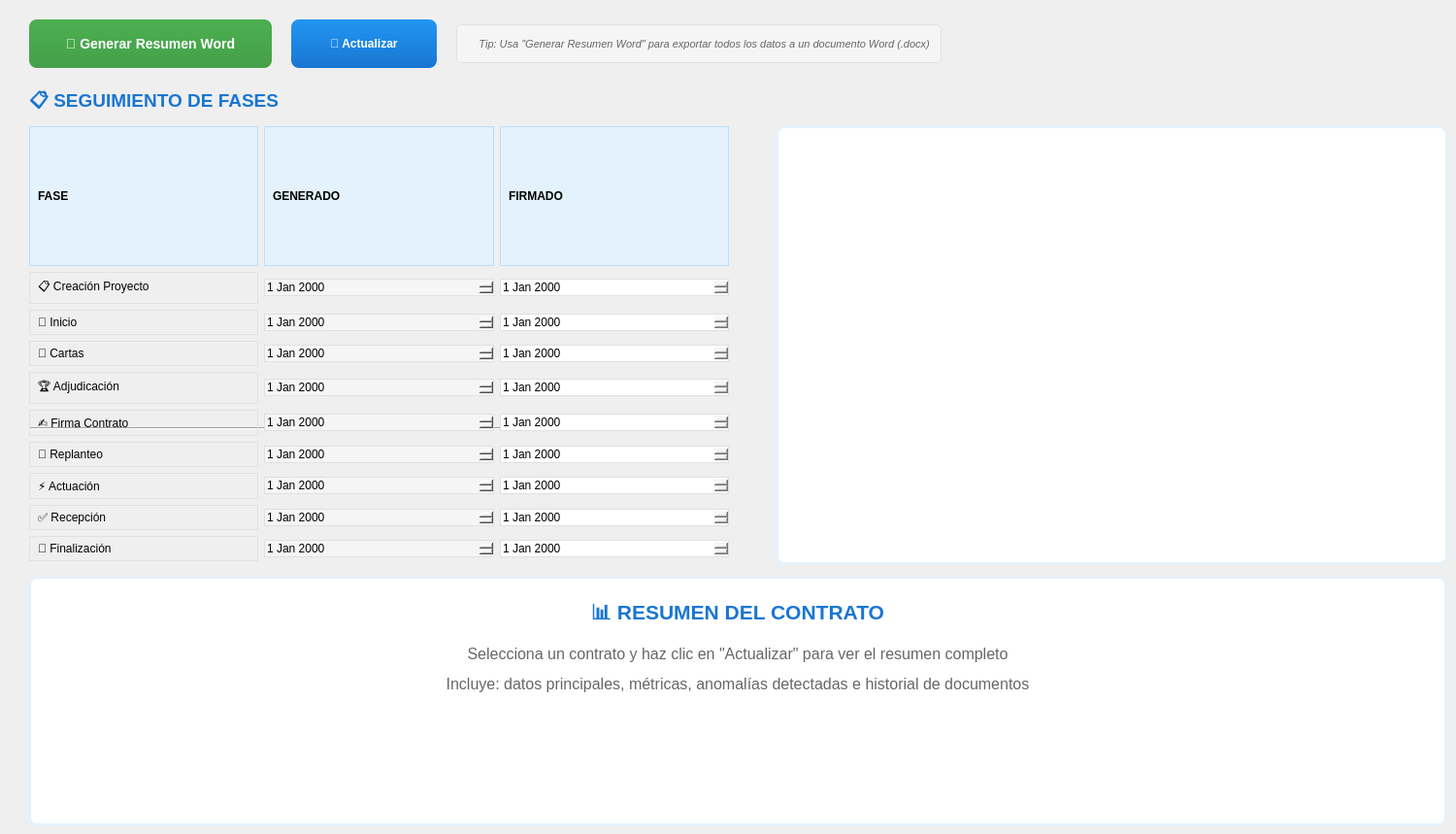
    <widget class="QWidget" name="Resumen">
     <attribute name="title">
      <string>Resumen</string>
     </attribute>
     <widget class="QPushButton" name="btn_generar_fichero_resumen">
      <property name="geometry">
       <rect>
        <x>30</x>
        <y>20</y>
        <width>250</width>
        <height>50</height>
       </rect>
      </property>
      <property name="toolTip">
       <string>Genera un documento Word (.docx) con el resumen completo del contrato, anomalías detectadas e historial de documentos</string>
      </property>
      <property name="styleSheet">
       <string>QPushButton {
    background: qlineargradient(x1:0, y1:0, x2:0, y2:1, stop:0 #4CAF50, stop:1 #45A049);
    color: white;
    border: none;
    padding: 12px;
    border-radius: 8px;
    font-weight: bold;
    font-size: 14px;
}
QPushButton:hover {
    background: qlineargradient(x1:0, y1:0, x2:0, y2:1, stop:0 #45A049, stop:1 #3E8E41);
}
QPushButton:pressed {
    background: qlineargradient(x1:0, y1:0, x2:0, y2:1, stop:0 #3E8E41, stop:1 #357A37);
}</string>
      </property>
      <property name="text">
       <string>📄 Generar Resumen Word</string>
      </property>
     </widget>
     <widget class="QPushButton" name="btn_actualizar_resumen">
      <property name="geometry">
       <rect>
        <x>300</x>
        <y>20</y>
        <width>150</width>
        <height>50</height>
       </rect>
      </property>
      <property name="toolTip">
       <string>Actualiza la visualización del resumen con los datos más recientes</string>
      </property>
      <property name="styleSheet">
       <string>QPushButton {
    background: qlineargradient(x1:0, y1:0, x2:0, y2:1, stop:0 #2196F3, stop:1 #1976D2);
    color: white;
    border: none;
    padding: 12px;
    border-radius: 8px;
    font-weight: bold;
    font-size: 12px;
}
QPushButton:hover {
    background: qlineargradient(x1:0, y1:0, x2:0, y2:1, stop:0 #1976D2, stop:1 #1565C0);
}
QPushButton:pressed {
    background: qlineargradient(x1:0, y1:0, x2:0, y2:1, stop:0 #1565C0, stop:1 #0D47A1);
}</string>
      </property>
      <property name="text">
       <string>🔄 Actualizar</string>
      </property>
     </widget>
     <widget class="QLabel" name="label_titulo_fases">
      <property name="geometry">
       <rect>
        <x>30</x>
        <y>90</y>
        <width>300</width>
        <height>30</height>
       </rect>
      </property>
      <property name="styleSheet">
       <string>font-weight: bold; font-size: 14pt; color: #1976D2;</string>
      </property>
      <property name="text">
       <string>📋 SEGUIMIENTO DE FASES</string>
      </property>
     </widget>
     <widget class="QGraphicsView" name="cronograma_fases_timeline">
      <property name="geometry">
       <rect>
        <x>800</x>
        <y>130</y>
        <width>691</width>
        <height>451</height>
       </rect>
      </property>
      <property name="toolTip">
       <string>Cronograma visual del estado de las fases del proyecto</string>
      </property>
      <property name="styleSheet">
       <string>QGraphicsView {
    background-color: white;
    border: 2px solid #E3F2FD;
    border-radius: 8px;
}
QGraphicsView:focus {
    border-color: #2196F3;
}</string>
      </property>
      <property name="frameShape">
       <enum>QFrame::StyledPanel</enum>
      </property>
      <property name="frameShadow">
       <enum>QFrame::Sunken</enum>
      </property>
      <property name="verticalScrollBarPolicy">
       <enum>Qt::ScrollBarAsNeeded</enum>
      </property>
      <property name="horizontalScrollBarPolicy">
       <enum>Qt::ScrollBarAlwaysOff</enum>
      </property>
      <property name="renderHints">
       <set>QPainter::Antialiasing|QPainter::HighQualityAntialiasing|QPainter::SmoothPixmapTransform|QPainter::TextAntialiasing</set>
      </property>
     </widget>
     <widget class="QFrame" name="separador_fases">
      <property name="geometry">
       <rect>
        <x>30</x>
        <y>440</y>
        <width>540</width>
        <height>2</height>
       </rect>
      </property>
      <property name="frameShape">
       <enum>QFrame::HLine</enum>
      </property>
      <property name="frameShadow">
       <enum>QFrame::Sunken</enum>
      </property>
     </widget>
     <widget class="QTextEdit" name="texto_visualizacion_resumen">
      <property name="geometry">
       <rect>
        <x>30</x>
        <y>594</y>
        <width>1460</width>
        <height>256</height>
       </rect>
      </property>
      <property name="toolTip">
       <string>Área de visualización del resumen completo del contrato seleccionado</string>
      </property>
      <property name="styleSheet">
       <string>QTextEdit {
    background-color: white;
    border: 2px solid #E3F2FD;
    border-radius: 8px;
    padding: 15px;
    font-family: Arial, sans-serif;
    font-size: 12px;
    selection-background-color: #BBDEFB;
}
QTextEdit:focus {
    border-color: #2196F3;
}</string>
      </property>
      <property name="readOnly">
       <bool>true</bool>
      </property>
      <property name="html">
       <string>&lt;!DOCTYPE HTML PUBLIC &quot;-//W3C//DTD HTML 4.0//EN&quot; &quot;http://www.w3.org/TR/REC-html40/strict.dtd&quot;&gt;
&lt;html&gt;&lt;head&gt;&lt;meta name=&quot;qrichtext&quot; content=&quot;1&quot; /&gt;&lt;style type=&quot;text/css&quot;&gt;
p, li { white-space: pre-wrap; }
&lt;/style&gt;&lt;/head&gt;&lt;body style=&quot; font-family:'Arial,sans-serif'; font-size:12px; font-weight:400; font-style:normal;&quot;&gt;
&lt;p align=&quot;center&quot; style=&quot; margin-top:12px; margin-bottom:12px; margin-left:0px; margin-right:0px; -qt-block-indent:0; text-indent:0px;&quot;&gt;&lt;span style=&quot; font-family:'Arial'; font-size:16pt; font-weight:600; color:#1976d2;&quot;&gt;📊 RESUMEN DEL CONTRATO&lt;/span&gt;&lt;/p&gt;
&lt;p align=&quot;center&quot; style=&quot; margin-top:12px; margin-bottom:12px; margin-left:0px; margin-right:0px; -qt-block-indent:0; text-indent:0px;&quot;&gt;&lt;span style=&quot; font-family:'Arial'; font-size:12pt; color:#666666;&quot;&gt;Selecciona un contrato y haz clic en &amp;quot;Actualizar&amp;quot; para ver el resumen completo&lt;/span&gt;&lt;/p&gt;
&lt;p align=&quot;center&quot; style=&quot; margin-top:12px; margin-bottom:12px; margin-left:0px; margin-right:0px; -qt-block-indent:0; text-indent:0px;&quot;&gt;&lt;span style=&quot; font-family:'Arial'; font-size:12pt; color:#666666;&quot;&gt;Incluye: datos principales, métricas, anomalías detectadas e historial de documentos&lt;/span&gt;&lt;/p&gt;&lt;/body&gt;&lt;/html&gt;</string>
      </property>
     </widget>
     <widget class="QLabel" name="label_estado_resumen">
      <property name="geometry">
       <rect>
        <x>470</x>
        <y>25</y>
        <width>500</width>
        <height>40</height>
       </rect>
      </property>
      <property name="styleSheet">
       <string>QLabel {
    color: #666666;
    font-size: 11px;
    font-style: italic;
    padding: 8px;
    background-color: #F5F5F5;
    border-radius: 5px;
    border: 1px solid #E0E0E0;
}</string>
      </property>
      <property name="text">
       <string>💡 Tip: Usa &quot;Generar Resumen Word&quot; para exportar todos los datos a un documento Word (.docx)</string>
      </property>
      <property name="alignment">
       <set>Qt::AlignCenter</set>
      </property>
      <property name="wordWrap">
       <bool>true</bool>
      </property>
     </widget>
     <widget class="QWidget" name="layoutWidget">
      <property name="geometry">
       <rect>
        <x>30</x>
        <y>130</y>
        <width>721</width>
        <height>448</height>
       </rect>
      </property>
      <layout class="QGridLayout" name="gridLayout_2">
       <item row="0" column="0">
        <widget class="QLabel" name="label_header_fase">
         <property name="styleSheet">
          <string>background: #E3F2FD; font-weight: bold; padding: 5px; border: 1px solid #BBDEFB; text-align: center;</string>
         </property>
         <property name="text">
          <string>FASE</string>
         </property>
        </widget>
       </item>
       <item row="0" column="1">
        <widget class="QLabel" name="label_header_generado">
         <property name="styleSheet">
          <string>background: #E3F2FD; font-weight: bold; padding: 5px; border: 1px solid #BBDEFB; text-align: center;</string>
         </property>
         <property name="text">
          <string>GENERADO</string>
         </property>
        </widget>
       </item>
       <item row="0" column="2">
        <widget class="QLabel" name="label_header_firmado">
         <property name="styleSheet">
          <string>background: #E3F2FD; font-weight: bold; padding: 5px; border: 1px solid #BBDEFB; text-align: center;</string>
         </property>
         <property name="text">
          <string>FIRMADO</string>
         </property>
        </widget>
       </item>
       <item row="1" column="0">
        <widget class="QLabel" name="label_fase_creacion">
         <property name="styleSheet">
          <string>padding: 5px; border: 1px solid #E0E0E0;</string>
         </property>
         <property name="text">
          <string>📋 Creación Proyecto</string>
         </property>
        </widget>
       </item>
       <item row="1" column="1">
        <widget class="QDateEdit" name="dateEdit_gen_creacion">
         <property name="styleSheet">
          <string>background: #F5F5F5; border: 1px solid #E0E0E0;</string>
         </property>
         <property name="readOnly">
          <bool>true</bool>
         </property>
        </widget>
       </item>
       <item row="1" column="2">
        <widget class="QDateEdit" name="dateEdit_fir_creacion">
         <property name="styleSheet">
          <string>border: 1px solid #E0E0E0;</string>
         </property>
        </widget>
       </item>
       <item row="2" column="0">
        <widget class="QLabel" name="label_fase_inicio">
         <property name="styleSheet">
          <string>padding: 5px; border: 1px solid #E0E0E0;</string>
         </property>
         <property name="text">
          <string>🚀 Inicio</string>
         </property>
        </widget>
       </item>
       <item row="2" column="1">
        <widget class="QDateEdit" name="dateEdit_gen_inicio">
         <property name="styleSheet">
          <string>background: #F5F5F5; border: 1px solid #E0E0E0;</string>
         </property>
         <property name="readOnly">
          <bool>true</bool>
         </property>
        </widget>
       </item>
       <item row="2" column="2">
        <widget class="QDateEdit" name="dateEdit_fir_inicio">
         <property name="styleSheet">
          <string>border: 1px solid #E0E0E0;</string>
         </property>
        </widget>
       </item>
       <item row="3" column="0">
        <widget class="QLabel" name="label_fase_cartas">
         <property name="styleSheet">
          <string>padding: 5px; border: 1px solid #E0E0E0;</string>
         </property>
         <property name="text">
          <string>📧 Cartas</string>
         </property>
        </widget>
       </item>
       <item row="3" column="1">
        <widget class="QDateEdit" name="dateEdit_gen_cartas">
         <property name="styleSheet">
          <string>background: #F5F5F5; border: 1px solid #E0E0E0;</string>
         </property>
         <property name="readOnly">
          <bool>true</bool>
         </property>
        </widget>
       </item>
       <item row="3" column="2">
        <widget class="QDateEdit" name="dateEdit_fir_cartas">
         <property name="styleSheet">
          <string>border: 1px solid #E0E0E0;</string>
         </property>
        </widget>
       </item>
       <item row="4" column="0">
        <widget class="QLabel" name="label_fase_adjudicacion">
         <property name="styleSheet">
          <string>padding: 5px; border: 1px solid #E0E0E0;</string>
         </property>
         <property name="text">
          <string>🏆 Adjudicación</string>
         </property>
        </widget>
       </item>
       <item row="4" column="1">
        <widget class="QDateEdit" name="dateEdit_gen_adjudicacion">
         <property name="styleSheet">
          <string>background: #F5F5F5; border: 1px solid #E0E0E0;</string>
         </property>
         <property name="readOnly">
          <bool>true</bool>
         </property>
        </widget>
       </item>
       <item row="4" column="2">
        <widget class="QDateEdit" name="dateEdit_fir_adjudicacion">
         <property name="styleSheet">
          <string>border: 1px solid #E0E0E0;</string>
         </property>
        </widget>
       </item>
       <item row="5" column="0">
        <widget class="QLabel" name="label_fase_firma_contrato">
         <property name="styleSheet">
          <string>padding: 5px; border: 1px solid #E0E0E0;</string>
         </property>
         <property name="text">
          <string>✍️ Firma Contrato</string>
         </property>
        </widget>
       </item>
       <item row="5" column="1">
        <widget class="QDateEdit" name="dateEdit_gen_firma_contrato">
         <property name="styleSheet">
          <string>background: #F5F5F5; border: 1px solid #E0E0E0;</string>
         </property>
         <property name="readOnly">
          <bool>true</bool>
         </property>
        </widget>
       </item>
       <item row="5" column="2">
        <widget class="QDateEdit" name="dateEdit_fir_firma_contrato">
         <property name="styleSheet">
          <string>border: 1px solid #E0E0E0;</string>
         </property>
        </widget>
       </item>
       <item row="6" column="0">
        <widget class="QLabel" name="label_fase_replanteo">
         <property name="styleSheet">
          <string>padding: 5px; border: 1px solid #E0E0E0;</string>
         </property>
         <property name="text">
          <string>📐 Replanteo</string>
         </property>
        </widget>
       </item>
       <item row="6" column="1">
        <widget class="QDateEdit" name="dateEdit_gen_replanteo">
         <property name="styleSheet">
          <string>background: #F5F5F5; border: 1px solid #E0E0E0;</string>
         </property>
         <property name="readOnly">
          <bool>true</bool>
         </property>
        </widget>
       </item>
       <item row="6" column="2">
        <widget class="QDateEdit" name="dateEdit_fir_replanteo">
         <property name="styleSheet">
          <string>border: 1px solid #E0E0E0;</string>
         </property>
        </widget>
       </item>
       <item row="7" column="0">
        <widget class="QLabel" name="label_fase_actuacion">
         <property name="styleSheet">
          <string>padding: 5px; border: 1px solid #E0E0E0;</string>
         </property>
         <property name="text">
          <string>⚡ Actuación</string>
         </property>
        </widget>
       </item>
       <item row="7" column="1">
        <widget class="QDateEdit" name="dateEdit_gen_actuacion">
         <property name="styleSheet">
          <string>background: #F5F5F5; border: 1px solid #E0E0E0;</string>
         </property>
         <property name="readOnly">
          <bool>true</bool>
         </property>
        </widget>
       </item>
       <item row="7" column="2">
        <widget class="QDateEdit" name="dateEdit_fir_actuacion">
         <property name="styleSheet">
          <string>border: 1px solid #E0E0E0;</string>
         </property>
        </widget>
       </item>
       <item row="8" column="0">
        <widget class="QLabel" name="label_fase_recepcion">
         <property name="styleSheet">
          <string>padding: 5px; border: 1px solid #E0E0E0;</string>
         </property>
         <property name="text">
          <string>✅ Recepción</string>
         </property>
        </widget>
       </item>
       <item row="8" column="1">
        <widget class="QDateEdit" name="dateEdit_gen_recepcion">
         <property name="styleSheet">
          <string>background: #F5F5F5; border: 1px solid #E0E0E0;</string>
         </property>
         <property name="readOnly">
          <bool>true</bool>
         </property>
        </widget>
       </item>
       <item row="8" column="2">
        <widget class="QDateEdit" name="dateEdit_fir_recepcion">
         <property name="styleSheet">
          <string>border: 1px solid #E0E0E0;</string>
         </property>
        </widget>
       </item>
       <item row="9" column="0">
        <widget class="QLabel" name="label_fase_finalizacion">
         <property name="styleSheet">
          <string>padding: 5px; border: 1px solid #E0E0E0;</string>
         </property>
         <property name="text">
          <string>🏁 Finalización</string>
         </property>
        </widget>
       </item>
       <item row="9" column="1">
        <widget class="QDateEdit" name="dateEdit_gen_finalizacion">
         <property name="styleSheet">
          <string>background: #F5F5F5; border: 1px solid #E0E0E0;</string>
         </property>
         <property name="readOnly">
          <bool>true</bool>
         </property>
        </widget>
       </item>
       <item row="9" column="2">
        <widget class="QDateEdit" name="dateEdit_fir_finalizacion">
         <property name="styleSheet">
          <string>border: 1px solid #E0E0E0;</string>
         </property>
        </widget>
       </item>
      </layout>
     </widget>
    </widget>
